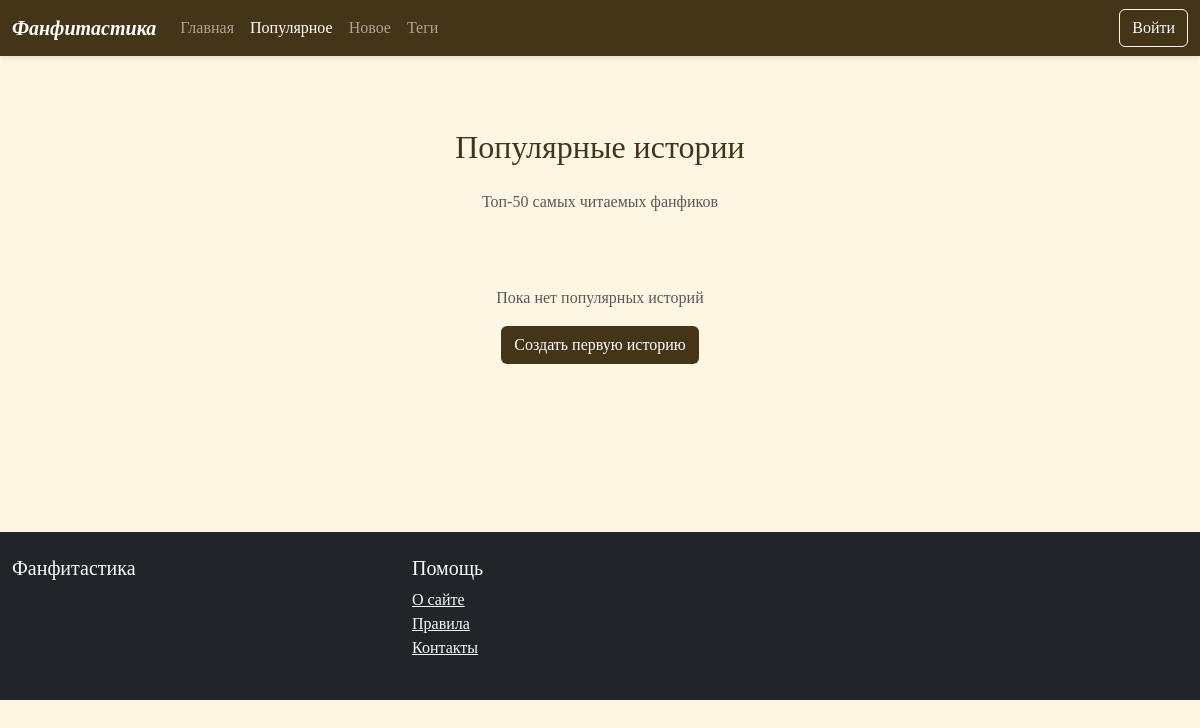
Before: /users/popular/ with the older database file.
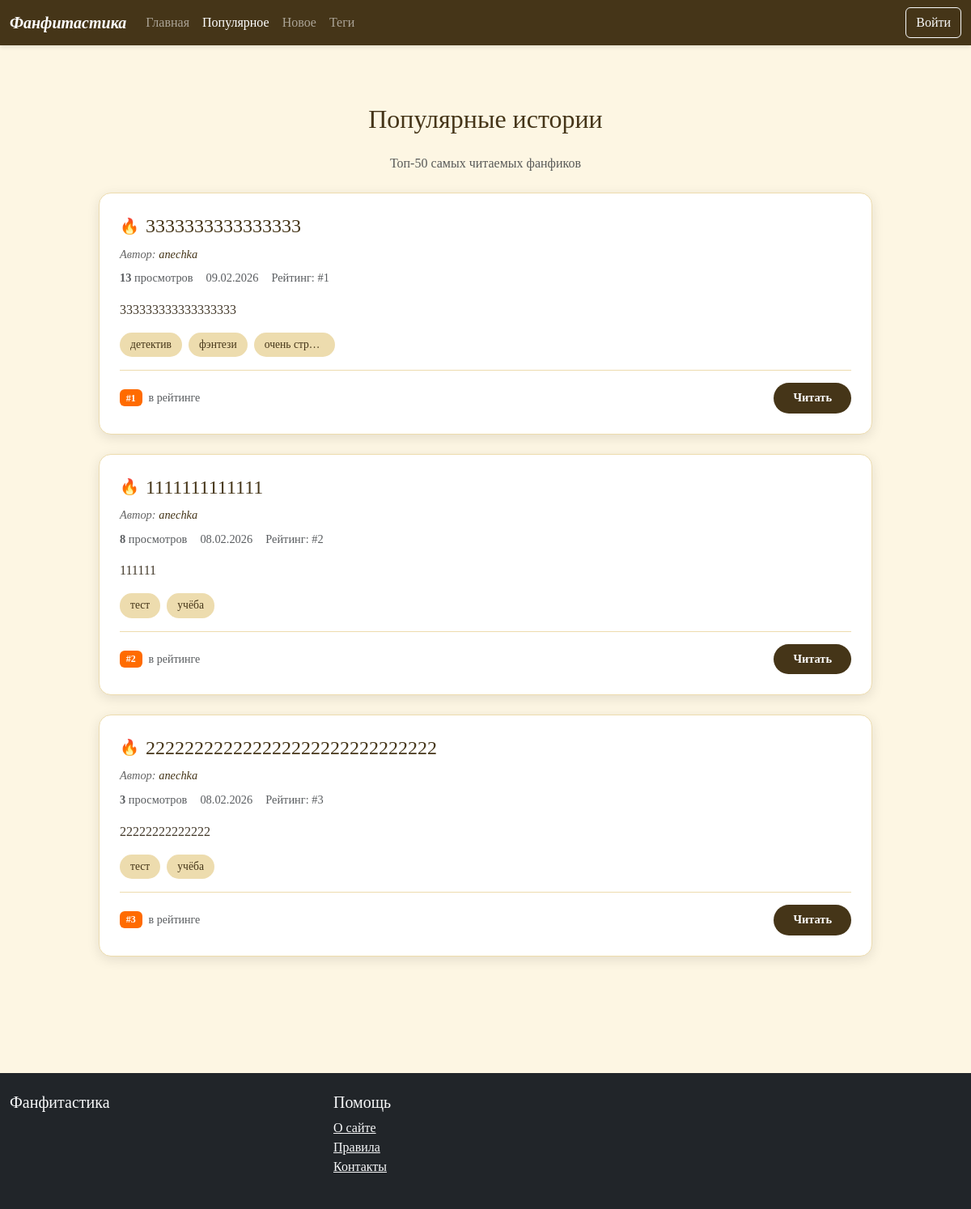
After: the same page with the newer database file.
### users/models.py (models this page shows, shortened)
class Fanfic(models.Model):
    STATUS_CHOICES = [
        ('draft', 'Черновик'),
        ('published', 'Опубликовано'),
        ('archived', 'В архиве'),
        ('deleted', 'В корзине'),
    ]
    title = models.CharField(max_length=200, verbose_name='Название')
    description = models.TextField(blank=True, verbose_name='Описание')
    content = models.TextField(verbose_name='Текст фанфика')
    author = models.ForeignKey(CustomUser, on_delete=models.CASCADE, verbose_name='Автор')
    created_at = models.DateTimeField(auto_now_add=True, verbose_name='Дата создания')
    updated_at = models.DateTimeField(auto_now=True, verbose_name='Дата обновления')
    status = models.CharField(max_length=20, choices=STATUS_CHOICES, default='draft', verbose_name='Статус')
    tags = models.CharField(max_length=500, blank=True, verbose_name='Теги (через запятую)')
    views_count = models.PositiveIntegerField(default=0, verbose_name='Количество просмотров')
    last_viewed_at = models.DateTimeField(null=True, blank=True, verbose_name='Последний просмотр')
    deleted_at = models.DateTimeField(null=True, blank=True, verbose_name="Дата удаления в корзину")
    purge_at = models.DateTimeField(null=True, blank=True, verbose_name="Дата окончательного удаления")
    archived_at = models.DateTimeField(null=True, blank=True, verbose_name="Дата архивации")
    class Meta:
        verbose_name = 'Фанфик'
        verbose_name_plural = 'Фанфики'
        ordering = ['-created_at']
        indexes = [
            models.Index(fields=['-views_count']),
            models.Index(fields=['-created_at']),
            models.Index(fields=['status']),
        ]
    def get_tags_list(self):
        if self.tags:
            tags = [tag.strip().lower() for tag in self.tags.split(',')]
            return [tag for tag in tags if tag]
        return []

class CustomUser(AbstractUser):
    nickname = models.CharField(max_length=50, blank=True, null=True, verbose_name='Никнейм')
    country = models.CharField(
        max_length=100,
        blank=True,
        null=True,
        verbose_name='Страна',
        choices=COUNTRIES
    )
    phone_regex = RegexValidator(
        regex=r'^\+?1?\d{9,15}$',
        message="Номер телефона должен быть в формате: '+999999999'. Максимум 15 цифр."
    )
    phone = models.CharField(
        validators=[phone_regex],
        max_length=17,
        blank=True,
        null=True,
        verbose_name='Номер телефона',
        help_text='Формат: +79991234567'
    )

### users/views.py (the view)
# urls.py: path('popular/', views.popular_fanfics_view, name='popular_fanfics'),
def popular_fanfics_view(request):
    popular_fanfics = Fanfic.objects.filter(
        status='published'
    ).order_by('-views_count', '-created_at')[:50]
    paginator = Paginator(popular_fanfics, 12)
    page = request.GET.get('page')
    try:
        fanfics_page = paginator.page(page)
    except PageNotAnInteger:
        fanfics_page = paginator.page(1)
    except EmptyPage:
        fanfics_page = paginator.page(paginator.num_pages)
    total_views = sum(fanfic.views_count for fanfic in popular_fanfics)
    avg_views = total_views // len(popular_fanfics) if popular_fanfics else 0
    context = {
        'fanfics': fanfics_page,
        'title': '🔥 Самые популярные истории',
        'subtitle': 'Топ-50 фанфиков по количеству просмотров',
        'total_fanfics': len(popular_fanfics),
        'total_views': total_views,
        'avg_views': avg_views,
        'page_obj': fanfics_page,
    }
    return render(request, 'users/popular_fanfics.html', context)

### fanfiction/templates/users/popular_fanfics.html (shortened to what the changed rows need)
{% extends 'base.html' %}
{% block content %}
<section class="py-3 py-md-5 mobile-padding">
    <div class="container-fluid">
        <div class="row justify-content-center">
            <div class="col-12 col-md-10">
                <h1 class="h2 mb-4 text-center" style="color: #453518;"> Популярные истории</h1>
                {% if fanfics %}
                    {% for fanfic in fanfics %}
                    <div class="story-card mb-4">
                        <div class="d-flex align-items-center mb-2">
                            <span class="me-2" style="color: #ff6b00; font-size: 1.2rem;">🔥</span>
                            <h3 class="story-title mb-0">{{ fanfic.title }}</h3>
                        </div>
                        <div class="story-author mb-2">
                            Автор:
                            <a href="{% url 'user_fanfics' fanfic.author.username %}" class="text-decoration-none" style="color: #453518;">
                                {{ fanfic.author.username }}
                            </a>
                        </div>
                        <div class="d-flex gap-3 mb-3 text-muted" style="font-size: 0.9rem;">
                            <span>
                                <strong>{{ fanfic.views_count }}</strong> просмотров
                            </span>
                            <span>
                                 {{ fanfic.created_at|date:"d.m.Y" }}
                            </span>
                            <span>
                                 Рейтинг: #{{ forloop.counter|add:page_obj.start_index|add:"-1" }}
                            </span>
                        </div>
                        {% if fanfic.summary %}
                        <p class="story-description">{{ fanfic.summary|truncatechars:200 }}</p>
                        {% elif fanfic.description %}
                        <p class="story-description">{{ fanfic.description|truncatechars:200 }}</p>
                        {% else %}
                        <p class="story-description text-muted">Нет описания</p>
                        {% endif %}
                        {% if fanfic.tags %}
                        <div class="story-tags mb-3">
                            {% for tag in fanfic.get_tags_list %}
                                {% if tag %}
                                    {% with tag_slug=tag|slugify %}
                                        {% if tag_slug %}
                                            <a href="{% url 'tag_detail' tag_slug %}" class="tag">
                                                {{ tag }}
                                            </a>
                                        {% else %}
                                            <span class="tag">{{ tag }}</span>
                                        {% endif %}
                                    {% endwith %}
                                {% endif %}
                            {% endfor %}
                        </div>
                        {% endif %}
                        <div class="story-footer d-flex justify-content-between align-items-center">
                            <div class="d-flex gap-2">
                                <span class="badge" style="background-color: #ff6b00; color: white;">
                                    #{{ forloop.counter|add:page_obj.start_index|add:"-1" }}
                                </span>
                                <small class="text-muted">в рейтинге</small>
                            </div>
                            <a href="{% url 'fanfic_detail' fanfic.pk %}" class="btn btn-read">Читать</a>
                        </div>
                    </div>
                    {% endfor %}
                {% else %}
                <div class="text-center py-5">
                    <p class="text-muted">Пока нет популярных историй</p>
                    <a href="{% url 'fanfic_create' %}" class="btn" style="background-color: #453518; color: white;">
                        Создать первую историю
                    </a>
                </div>
                {% endif %}
            </div>
        </div>
    </div>
</section>
{% endblock %}

Changed rows visible on the page:
added Fanfic: title "3333333333333333", author.username "anechka", views_count "13", created_at "09.02.2026", description "333333333333333333", get_tags_list "детектив" "фэнтези" "очень стр…"
added Fanfic: title "1111111111111", author.username "anechka", views_count "8", created_at "08.02.2026", description "111111", get_tags_list "тест" "учёба"
added Fanfic: title "222222222222222222222222222222", author.username "anechka", views_count "3", created_at "08.02.2026", description "22222222222222", get_tags_list "тест" "учёба"
Other visible differences:
text no longer shown: "Пока нет популярных историй Создать первую историю"
